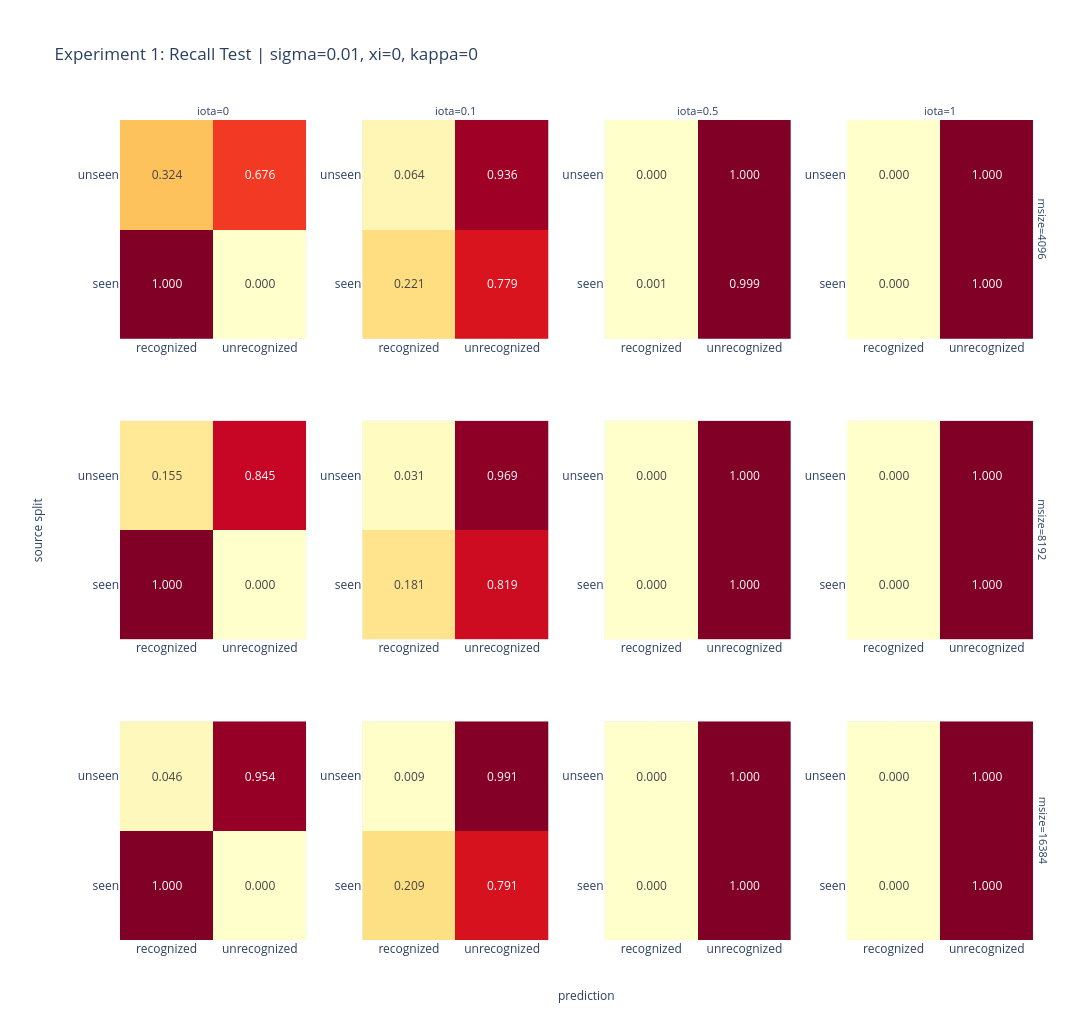

Notebook code cell kept with this figure:
### Code cell
selected_sigma = sigma_values[0]
selected_xi = xi_values[0]
selected_kappa = kappa_values[0]
value_field = "rate"

subset = matrix_df[
    (matrix_df["sigma"] == selected_sigma)
    & (matrix_df["xi"] == selected_xi)
    & (matrix_df["kappa"] == selected_kappa)
].copy()

if subset.empty:
    raise ValueError(
        f"No data for sigma={selected_sigma:g}, xi={selected_xi:g}, kappa={selected_kappa:g}."
    )

subset["source"] = pd.Categorical(subset["source"], categories=source_order, ordered=True)
subset["outcome"] = pd.Categorical(subset["outcome"], categories=outcome_order, ordered=True)
subset = subset.sort_values(["memory_domain", "iota", "source", "outcome"])

if value_field == "rate":
    zmin, zmax = 0.0, 1.0
    colorscale = "YlOrRd"
    colorbar_title = "rate"

    def formatter(value):
        return f"{value:.3f}"
else:
    zmin, zmax = 0, subset["count"].max()
    colorscale = "Blues"
    colorbar_title = "count"

    def formatter(value):
        return f"{int(value)}"

fig = make_subplots(
    rows=len(memory_domain_values),
    cols=len(iota_values),
    row_titles=[f"msize={memory_domain}" for memory_domain in memory_domain_values],
    column_titles=[f"iota={iota:g}" for iota in iota_values],
    horizontal_spacing=0.06,
    vertical_spacing=0.10,
)

for row_number, memory_domain in enumerate(memory_domain_values, start=1):
    for col_number, iota in enumerate(iota_values, start=1):
        panel = subset[
            (subset["memory_domain"] == memory_domain)
            & (subset["iota"] == iota)
        ]

        if panel.empty:
            fig.add_annotation(
                row=row_number,
                col=col_number,
                text="sin datos",
                showarrow=False,
                font={"size": 11, "color": "gray"},
            )
            continue

        matrix_view = (
            panel.pivot(index="source", columns="outcome", values=value_field)
            .reindex(index=source_order, columns=outcome_order)
        )
        text_values = matrix_view.map(formatter)

        fig.add_trace(
            go.Heatmap(
                z=matrix_view.to_numpy(),
                x=outcome_order,
                y=source_order,
                zmin=zmin,
                zmax=zmax,
                colorscale=colorscale,
                showscale=False,
                text=text_values.to_numpy(),
                texttemplate="%{text}",
                hovertemplate=(
                    "source=%{y}<br>prediction=%{x}<br>"
                    + f"{colorbar_title}=%{{z}}<extra></extra>"
                ),
            ),
            row=row_number,
            col=col_number,
        )

fig.update_xaxes(title_text="")
fig.update_yaxes(title_text="")
fig.update_annotations(font={"size": 11})
fig.update_layout(
    title=(
        "Experiment 1: Recall Test"
        + f" | sigma={selected_sigma:g}, xi={selected_xi:g}, kappa={selected_kappa:g}"
    ),
    height=340 * len(memory_domain_values),
    width=360 * len(iota_values),
    margin={"l": 120, "r": 40, "t": 120, "b": 80},
    annotations=[
        *fig.layout.annotations,
        dict(
            text="prediction",
            x=0.5,
            y=-0.08,
            xref="paper",
            yref="paper",
            showarrow=False,
            font={"size": 12},
        ),
        dict(
            text="source split",
            x=-0.10,
            y=0.5,
            xref="paper",
            yref="paper",
            textangle=-90,
            showarrow=False,
            font={"size": 12},
        ),
    ],
)
fig.show()

### Figure 1 — Plotly figure (JSON) as saved in the notebook; plotly's stock layout.template omitted (floating-point values rounded to 4 significant figures)
{"data": [{"colorscale": [[0, "rgb(255,255,204)"], [0.125, "rgb(255,237,160)"], [0.25, "rgb(254,217,118)"], [0.375, "rgb(254,178,76)"], [0.5, "rgb(253,141,60)"], [0.625, "rgb(252,78,42)"], [0.75, "rgb(227,26,28)"], [0.875, "rgb(189,0,38)"], [1, "rgb(128,0,38)"]], "hovertemplate": "source=%{y}<br>prediction=%{x}<br>rate=%{z}<extra></extra>", "showscale": false, "text": [["1.000", "0.000"], ["0.324", "0.676"]], "texttemplate": "%{text}", "type": "heatmap", "x": ["recognized", "unrecognized"], "xaxis": "x", "y": ["seen", "unseen"], "yaxis": "y", "z": [[1.0, 0.0], [0.3238, 0.6762]], "zmax": 1, "zmin": 0}, {"colorscale": [[0, "rgb(255,255,204)"], [0.125, "rgb(255,237,160)"], [0.25, "rgb(254,217,118)"], [0.375, "rgb(254,178,76)"], [0.5, "rgb(253,141,60)"], [0.625, "rgb(252,78,42)"], [0.75, "rgb(227,26,28)"], [0.875, "rgb(189,0,38)"], [1, "rgb(128,0,38)"]], "hovertemplate": "source=%{y}<br>prediction=%{x}<br>rate=%{z}<extra></extra>", "showscale": false, "text": [["0.221", "0.779"], ["0.064", "0.936"]], "texttemplate": "%{text}", "type": "heatmap", "x": ["recognized", "unrecognized"], "xaxis": "x2", "y": ["seen", "unseen"], "yaxis": "y2", "z": [[0.2212, 0.7788], [0.06449, 0.9355]], "zmax": 1, "zmin": 0}, {"colorscale": [[0, "rgb(255,255,204)"], [0.125, "rgb(255,237,160)"], [0.25, "rgb(254,217,118)"], [0.375, "rgb(254,178,76)"], [0.5, "rgb(253,141,60)"], [0.625, "rgb(252,78,42)"], [0.75, "rgb(227,26,28)"], [0.875, "rgb(189,0,38)"], [1, "rgb(128,0,38)"]], "hovertemplate": "source=%{y}<br>prediction=%{x}<br>rate=%{z}<extra></extra>", "showscale": false, "text": [["0.001", "0.999"], ["0.000", "1.000"]], "texttemplate": "%{text}", "type": "heatmap", "x": ["recognized", "unrecognized"], "xaxis": "x3", "y": ["seen", "unseen"], "yaxis": "y3", "z": [[0.001444, 0.9986], [0.0001394, 0.9999]], "zmax": 1, "zmin": 0}, {"colorscale": [[0, "rgb(255,255,204)"], [0.125, "rgb(255,237,160)"], [0.25, "rgb(254,217,118)"], [0.375, "rgb(254,178,76)"], [0.5, "rgb(253,141,60)"], [0.625, "rgb(252,78,42)"], [0.75, "rgb(227,26,28)"], [0.875, "rgb(189,0,38)"], [1, "rgb(128,0,38)"]], "hovertemplate": "source=%{y}<br>prediction=%{x}<br>rate=%{z}<extra></extra>", "showscale": false, "text": [["0.000", "1.000"], ["0.000", "1.000"]], "texttemplate": "%{text}", "type": "heatmap", "x": ["recognized", "unrecognized"], "xaxis": "x4", "y": ["seen", "unseen"], "yaxis": "y4", "z": [[0.0, 1.0], [0.0, 1.0]], "zmax": 1, "zmin": 0}, {"colorscale": [[0, "rgb(255,255,204)"], [0.125, "rgb(255,237,160)"], [0.25, "rgb(254,217,118)"], [0.375, "rgb(254,178,76)"], [0.5, "rgb(253,141,60)"], [0.625, "rgb(252,78,42)"], [0.75, "rgb(227,26,28)"], [0.875, "rgb(189,0,38)"], [1, "rgb(128,0,38)"]], "hovertemplate": "source=%{y}<br>prediction=%{x}<br>rate=%{z}<extra></extra>", "showscale": false, "text": [["1.000", "0.000"], ["0.155", "0.845"]], "texttemplate": "%{text}", "type": "heatmap", "x": ["recognized", "unrecognized"], "xaxis": "x5", "y": ["seen", "unseen"], "yaxis": "y5", "z": [[1.0, 0.0], [0.1552, 0.8448]], "zmax": 1, "zmin": 0}, {"colorscale": [[0, "rgb(255,255,204)"], [0.125, "rgb(255,237,160)"], [0.25, "rgb(254,217,118)"], [0.375, "rgb(254,178,76)"], [0.5, "rgb(253,141,60)"], [0.625, "rgb(252,78,42)"], [0.75, "rgb(227,26,28)"], [0.875, "rgb(189,0,38)"], [1, "rgb(128,0,38)"]], "hovertemplate": "source=%{y}<br>prediction=%{x}<br>rate=%{z}<extra></extra>", "showscale": false, "text": [["0.181", "0.819"], ["0.031", "0.969"]], "texttemplate": "%{text}", "type": "heatmap", "x": ["recognized", "unrecognized"], "xaxis": "x6", "y": ["seen", "unseen"], "yaxis": "y6", "z": [[0.1814, 0.8186], [0.03097, 0.969]], "zmax": 1, "zmin": 0}, {"colorscale": [[0, "rgb(255,255,204)"], [0.125, "rgb(255,237,160)"], [0.25, "rgb(254,217,118)"], [0.375, "rgb(254,178,76)"], [0.5, "rgb(253,141,60)"], [0.625, "rgb(252,78,42)"], [0.75, "rgb(227,26,28)"], [0.875, "rgb(189,0,38)"], [1, "rgb(128,0,38)"]], "hovertemplate": "source=%{y}<br>prediction=%{x}<br>rate=%{z}<extra></extra>", "showscale": false, "text": [["0.000", "1.000"], ["0.000", "1.000"]], "texttemplate": "%{text}", "type": "heatmap", "x": ["recognized", "unrecognized"], "xaxis": "x7", "y": ["seen", "unseen"], "yaxis": "y7", "z": [[0.000448, 0.9996], [2.987e-05, 1.0]], "zmax": 1, "zmin": 0}, {"colorscale": [[0, "rgb(255,255,204)"], [0.125, "rgb(255,237,160)"], [0.25, "rgb(254,217,118)"], [0.375, "rgb(254,178,76)"], [0.5, "rgb(253,141,60)"], [0.625, "rgb(252,78,42)"], [0.75, "rgb(227,26,28)"], [0.875, "rgb(189,0,38)"], [1, "rgb(128,0,38)"]], "hovertemplate": "source=%{y}<br>prediction=%{x}<br>rate=%{z}<extra></extra>", "showscale": false, "text": [["0.000", "1.000"], ["0.000", "1.000"]], "texttemplate": "%{text}", "type": "heatmap", "x": ["recognized", "unrecognized"], "xaxis": "x8", "y": ["seen", "unseen"], "yaxis": "y8", "z": [[0.0, 1.0], [0.0, 1.0]], "zmax": 1, "zmin": 0}, {"colorscale": [[0, "rgb(255,255,204)"], [0.125, "rgb(255,237,160)"], [0.25, "rgb(254,217,118)"], [0.375, "rgb(254,178,76)"], [0.5, "rgb(253,141,60)"], [0.625, "rgb(252,78,42)"], [0.75, "rgb(227,26,28)"], [0.875, "rgb(189,0,38)"], [1, "rgb(128,0,38)"]], "hovertemplate": "source=%{y}<br>prediction=%{x}<br>rate=%{z}<extra></extra>", "showscale": false, "text": [["1.000", "0.000"], ["0.046", "0.954"]], "texttemplate": "%{text}", "type": "heatmap", "x": ["recognized", "unrecognized"], "xaxis": "x9", "y": ["seen", "unseen"], "yaxis": "y9", "z": [[1.0, 0.0], [0.04554, 0.9545]], "zmax": 1, "zmin": 0}, {"colorscale": [[0, "rgb(255,255,204)"], [0.125, "rgb(255,237,160)"], [0.25, "rgb(254,217,118)"], [0.375, "rgb(254,178,76)"], [0.5, "rgb(253,141,60)"], [0.625, "rgb(252,78,42)"], [0.75, "rgb(227,26,28)"], [0.875, "rgb(189,0,38)"], [1, "rgb(128,0,38)"]], "hovertemplate": "source=%{y}<br>prediction=%{x}<br>rate=%{z}<extra></extra>", "showscale": false, "text": [["0.209", "0.791"], ["0.009", "0.991"]], "texttemplate": "%{text}", "type": "heatmap", "x": ["recognized", "unrecognized"], "xaxis": "x10", "y": ["seen", "unseen"], "yaxis": "y10", "z": [[0.2092, 0.7908], [0.008552, 0.9914]], "zmax": 1, "zmin": 0}, {"colorscale": [[0, "rgb(255,255,204)"], [0.125, "rgb(255,237,160)"], [0.25, "rgb(254,217,118)"], [0.375, "rgb(254,178,76)"], [0.5, "rgb(253,141,60)"], [0.625, "rgb(252,78,42)"], [0.75, "rgb(227,26,28)"], [0.875, "rgb(189,0,38)"], [1, "rgb(128,0,38)"]], "hovertemplate": "source=%{y}<br>prediction=%{x}<br>rate=%{z}<extra></extra>", "showscale": false, "text": [["0.000", "1.000"], ["0.000", "1.000"]], "texttemplate": "%{text}", "type": "heatmap", "x": ["recognized", "unrecognized"], "xaxis": "x11", "y": ["seen", "unseen"], "yaxis": "y11", "z": [[0.0002788, 0.9997], [0.0, 1.0]], "zmax": 1, "zmin": 0}, {"colorscale": [[0, "rgb(255,255,204)"], [0.125, "rgb(255,237,160)"], [0.25, "rgb(254,217,118)"], [0.375, "rgb(254,178,76)"], [0.5, "rgb(253,141,60)"], [0.625, "rgb(252,78,42)"], [0.75, "rgb(227,26,28)"], [0.875, "rgb(189,0,38)"], [1, "rgb(128,0,38)"]], "hovertemplate": "source=%{y}<br>prediction=%{x}<br>rate=%{z}<extra></extra>", "showscale": false, "text": [["0.000", "1.000"], ["0.000", "1.000"]], "texttemplate": "%{text}", "type": "heatmap", "x": ["recognized", "unrecognized"], "xaxis": "x12", "y": ["seen", "unseen"], "yaxis": "y12", "z": [[0.0, 1.0], [0.0, 1.0]], "zmax": 1, "zmin": 0}], "layout": {"annotations": [{"font": {"size": 11}, "showarrow": false, "text": "iota=0", "x": 0.1, "xanchor": "center", "xref": "paper", "y": 1, "yanchor": "bottom", "yref": "paper"}, {"font": {"size": 11}, "showarrow": false, "text": "iota=0.1", "x": 0.36, "xanchor": "center", "xref": "paper", "y": 1, "yanchor": "bottom", "yref": "paper"}, {"font": {"size": 11}, "showarrow": false, "text": "iota=0.5", "x": 0.62, "xanchor": "center", "xref": "paper", "y": 1, "yanchor": "bottom", "yref": "paper"}, {"font": {"size": 11}, "showarrow": false, "text": "iota=1", "x": 0.88, "xanchor": "center", "xref": "paper", "y": 1, "yanchor": "bottom", "yref": "paper"}, {"font": {"size": 11}, "showarrow": false, "text": "msize=4096", "textangle": 90, "x": 0.98, "xanchor": "left", "xref": "paper", "y": 0.8667, "yanchor": "middle", "yref": "paper"}, {"font": {"size": 11}, "showarrow": false, "text": "msize=8192", "textangle": 90, "x": 0.98, "xanchor": "left", "xref": "paper", "y": 0.5, "yanchor": "middle", "yref": "paper"}, {"font": {"size": 11}, "showarrow": false, "text": "msize=16384", "textangle": 90, "x": 0.98, "xanchor": "left", "xref": "paper", "y": 0.1333, "yanchor": "middle", "yref": "paper"}, {"font": {"size": 12}, "showarrow": false, "text": "prediction", "x": 0.5, "xref": "paper", "y": -0.08, "yref": "paper"}, {"font": {"size": 12}, "showarrow": false, "text": "source split", "textangle": -90, "x": -0.1, "xref": "paper", "y": 0.5, "yref": "paper"}], "height": 1020, "margin": {"b": 80, "l": 120, "r": 40, "t": 120}, "title": {"text": "Experiment 1: Recall Test | sigma=0.01, xi=0, kappa=0"}, "width": 1440, "xaxis": {"anchor": "y", "domain": [0, 0.2], "title": {"text": ""}}, "xaxis10": {"anchor": "y10", "domain": [0.26, 0.46], "title": {"text": ""}}, "xaxis11": {"anchor": "y11", "domain": [0.52, 0.72], "title": {"text": ""}}, "xaxis12": {"anchor": "y12", "domain": [0.78, 0.98], "title": {"text": ""}}, "xaxis2": {"anchor": "y2", "domain": [0.26, 0.46], "title": {"text": ""}}, "xaxis3": {"anchor": "y3", "domain": [0.52, 0.72], "title": {"text": ""}}, "xaxis4": {"anchor": "y4", "domain": [0.78, 0.98], "title": {"text": ""}}, "xaxis5": {"anchor": "y5", "domain": [0, 0.2], "title": {"text": ""}}, "xaxis6": {"anchor": "y6", "domain": [0.26, 0.46], "title": {"text": ""}}, "xaxis7": {"anchor": "y7", "domain": [0.52, 0.72], "title": {"text": ""}}, "xaxis8": {"anchor": "y8", "domain": [0.78, 0.98], "title": {"text": ""}}, "xaxis9": {"anchor": "y9", "domain": [0, 0.2], "title": {"text": ""}}, "yaxis": {"anchor": "x", "domain": [0.7333, 1], "title": {"text": ""}}, "yaxis10": {"anchor": "x10", "domain": [0, 0.2667], "title": {"text": ""}}, "yaxis11": {"anchor": "x11", "domain": [0, 0.2667], "title": {"text": ""}}, "yaxis12": {"anchor": "x12", "domain": [0, 0.2667], "title": {"text": ""}}, "yaxis2": {"anchor": "x2", "domain": [0.7333, 1], "title": {"text": ""}}, "yaxis3": {"anchor": "x3", "domain": [0.7333, 1], "title": {"text": ""}}, "yaxis4": {"anchor": "x4", "domain": [0.7333, 1], "title": {"text": ""}}, "yaxis5": {"anchor": "x5", "domain": [0.3667, 0.6333], "title": {"text": ""}}, "yaxis6": {"anchor": "x6", "domain": [0.3667, 0.6333], "title": {"text": ""}}, "yaxis7": {"anchor": "x7", "domain": [0.3667, 0.6333], "title": {"text": ""}}, "yaxis8": {"anchor": "x8", "domain": [0.3667, 0.6333], "title": {"text": ""}}, "yaxis9": {"anchor": "x9", "domain": [0, 0.2667], "title": {"text": ""}}}}
